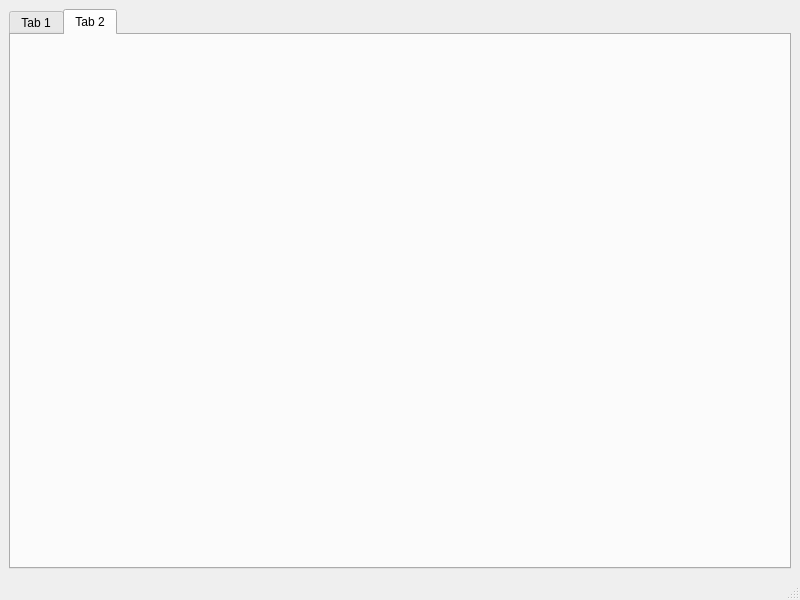
<?xml version="1.0" encoding="UTF-8"?>
<ui version="4.0">
 <class>MainWindow</class>
 <widget class="QMainWindow" name="MainWindow">
  <property name="geometry">
   <rect>
    <x>0</x>
    <y>0</y>
    <width>800</width>
    <height>600</height>
   </rect>
  </property>
  <property name="windowTitle">
   <string>MainWindow</string>
  </property>
  <widget class="QWidget" name="centralwidget">
   <layout class="QVBoxLayout" name="verticalLayout_2">
    <item>
     <layout class="QVBoxLayout" name="verticalLayout">
      <item>
       <widget class="QTabWidget" name="tabWidget">
        <property name="currentIndex">
         <number>1</number>
        </property>
        <widget class="QWidget" name="tab">
         <attribute name="title">
          <string>Tab 1</string>
         </attribute>
        </widget>
        <widget class="QWidget" name="tab_2">
         <property name="enabled">
          <bool>true</bool>
         </property>
         <attribute name="title">
          <string>Tab 2</string>
         </attribute>
        </widget>
       </widget>
      </item>
     </layout>
    </item>
   </layout>
  </widget>
  <widget class="QMenuBar" name="menubar">
   <property name="geometry">
    <rect>
     <x>0</x>
     <y>0</y>
     <width>800</width>
     <height>30</height>
    </rect>
   </property>
  </widget>
  <widget class="QStatusBar" name="statusbar"/>
 </widget>
 <resources/>
 <connections/>
</ui>
